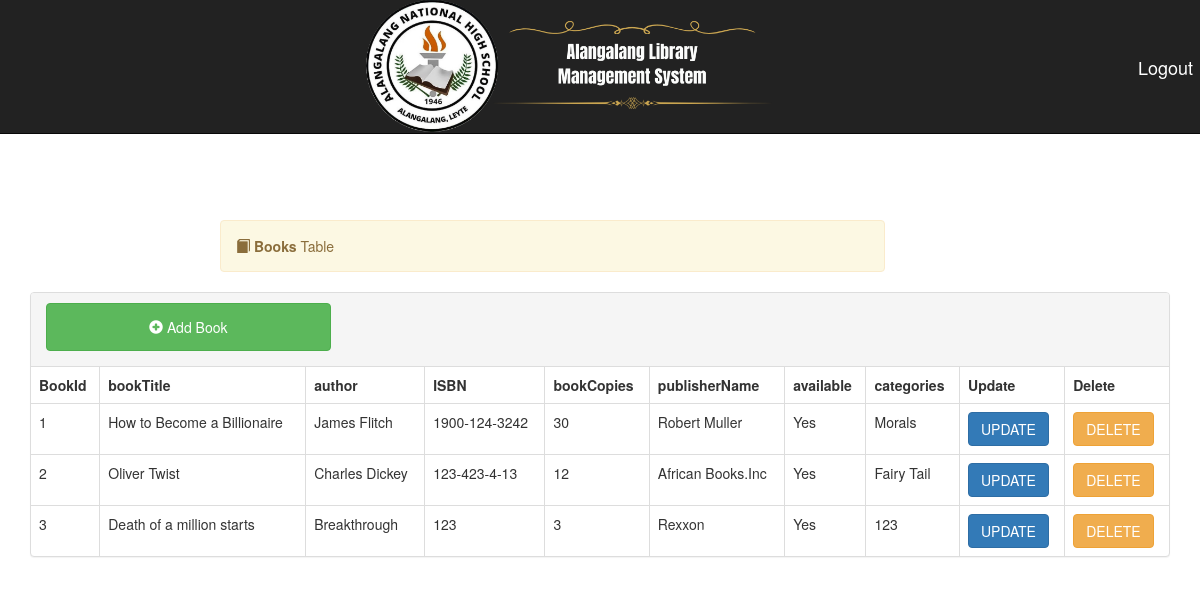
Page /bookstable.php on the earlier database version.
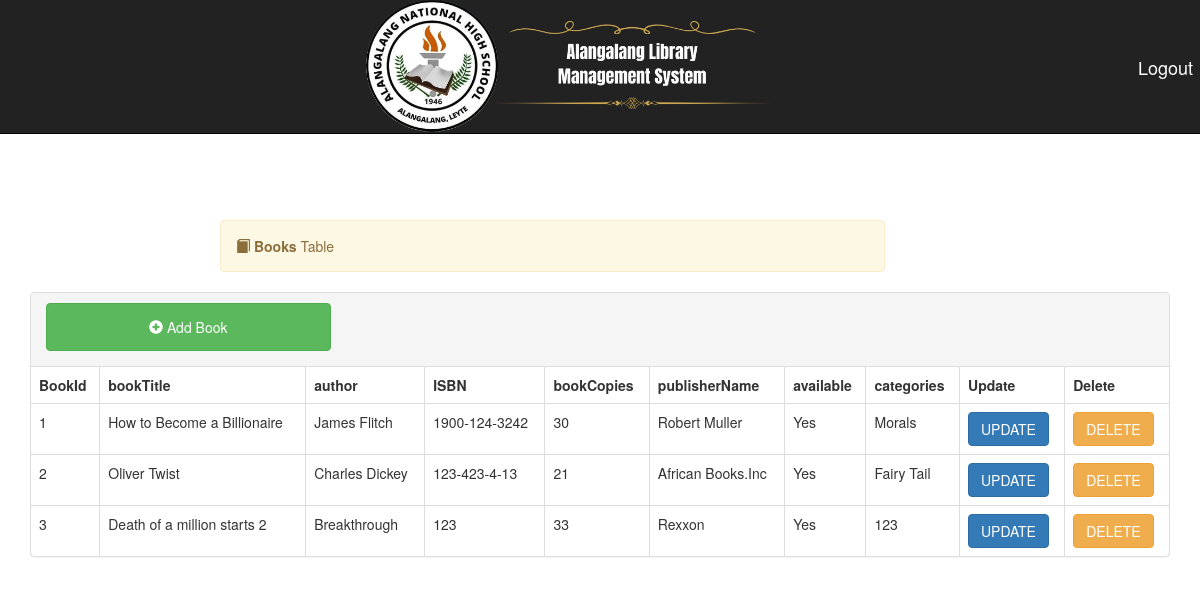
Same page on the later database version.
### tables this page shows
CREATE TABLE `books` (
  `bookId` int(11) NOT NULL,
  `bookTitle` varchar(150) NOT NULL,
  `author` varchar(60) NOT NULL,
  `ISBN` varchar(30) NOT NULL,
  `bookCopies` varchar(10) NOT NULL,
  `publisherName` varchar(60) NOT NULL,
  `available` varchar(10) NOT NULL,
  `categories` varchar(30) NOT NULL,
  `callNumber` varchar(30) NOT NULL
);

### bookstable.php (the view, shortened to what this page needs)
<?php
require 'includes/db-inc.php';
include "includes/header.php";
?>
<div class="container">
    <?php include "includes/nav.php"; ?>
    <div class="alert alert-warning col-lg-7 col-md-12 col-sm-12 col-xs-12 col-lg-offset-2 col-md-offset-0 col-sm-offset-1 col-xs-offset-0" style="margin-top:70px">
        <span class="glyphicon glyphicon-book"></span>
        <strong>Books</strong> Table
    </div>
</div>
<div class="container">
    <div class="panel panel-default">
        <div class="panel-heading">
            <div class="row">
                <a href="addbook.php">
                    <button class="btn btn-success col-lg-3 col-md-4 col-sm-11 col-xs-11 button" style="margin-left: 15px;margin-bottom: 5px">
                        <span class="glyphicon glyphicon-plus-sign"></span> Add Book
                    </button>
                </a>
                <div class="col-lg-6 col-md-6 col-sm-12 col-xs-12 pull-right">
                </div>
            </div>
        </div>
        <table class="table table-bordered">
            <thead>
                <tr>
                    <th>BookId</th>
                    <th>bookTitle</th>
                    <th>author</th>
                    <th>ISBN</th>
                    <th>bookCopies</th>
                    <th>publisherName</th>
                    <th>available</th>
                    <th>categories</th>
                    <th>Update</th>
                    <th>Delete</th>
                </tr>
            </thead>
            <tbody>
                <?php
                $sql = "SELECT * FROM books";
                $query = mysqli_query($conn, $sql);
                $counter = 1;
                while ($row = mysqli_fetch_array($query)) { ?>
                    <tr>
                        <td><?php echo $counter++; ?></td>
                        <td><?php echo $row['bookTitle']; ?></td>
                        <td><?php echo $row['author']; ?></td>
                        <td><?php echo $row['ISBN']; ?></td>
                        <td><?php echo $row['bookCopies']; ?></td>
                        <td><?php echo $row['publisherName']; ?></td>
                        <td><?php echo $row['bookCopies'] > 0 ? 'Yes' : 'No'; ?></td>
                        <td><?php echo $row['categories']; ?></td>
                        <td>
                            <form method='post' action='updatebook.php'>
                                <button name='update' type='submit' value='Update' class='btn btn-primary'>UPDATE</button>
                            </form>
                        </td>
                        <td>
                            <form method='post' action='bookstable.php'>
                                <button name='del' type='submit' value='Delete' class='btn btn-warning' onclick='return Delete()'>DELETE</button>
                            </form>
                        </td>
                    </tr>
                <?php } ?>
            </tbody>
        </table>
    </div>
</div>
</body>
</html>

### includes/header.php (shortened to what this page needs)
<!DOCTYPE html>
<html>
<head>
    <link rel="stylesheet" type="text/css" href="css/bootstrap.css">
    <link rel="stylesheet" type="text/css" href="font-awesome-4.7.0/css/font-awesome.css">
    <link rel="stylesheet" type="text/css" href="css/style.css">
    <link rel="stylesheet" type="text/css" href="flickity/flickity.css">
    <link rel="stylesheet" type="text/css" href="css/sweetalert.css">
</head>
<body>

### includes/nav.php (shortened to what this page needs)
<body class="unique-class">
    <div class="container">
        <nav class="navbar navbar-inverse navbar-fixed-top">
            <div class="container-fluid">
                <div class="navbar-flex-container">
                    <div class="navbar-header">
                        <div class="logo">
                            <img src="images/Logo.png">
                        </div>
                    </div>
                    <div class="navbar-section">
                        <ul class="nav navbar-nav navbar-right">
                            <li><a href="logout.php">Logout</a></li>
                        </ul>
                    </div>
                </div>
            </div>
        </nav>
    </div>
</body>

### css/style.css (style rules this page uses)
body { overflow-x: hidden; padding-top: 150px; }
.alert { margin-top: 40px; }
.button { height: 48px }
.logo img { width: 500px; height: auto; }
.navbar-nav { display: flex; justify-content: space-around; }
.navbar-flex-container { display: flex; justify-content: space-between; width: 100%; }
.navbar-section { display: flex; align-items: center; }
.navbar-header { display: flex; justify-content: center; flex-grow: 0; max-width: 200px; }
.navbar .nav > li > a { color: #ffffff; font-size: 18px; padding: 10px 10px; margin: 5px; }
.unique-class .navbar .nav > li > a { padding: 10px 5px; margin: 5px 2px; }

Differences in the rows shown:
changed books "Oliver Twist": bookCopies "12" → "21"
changed books "Breakthrough": bookTitle "Death of a million starts" → "Death of a million starts 2"; bookCopies "3" → "33"
